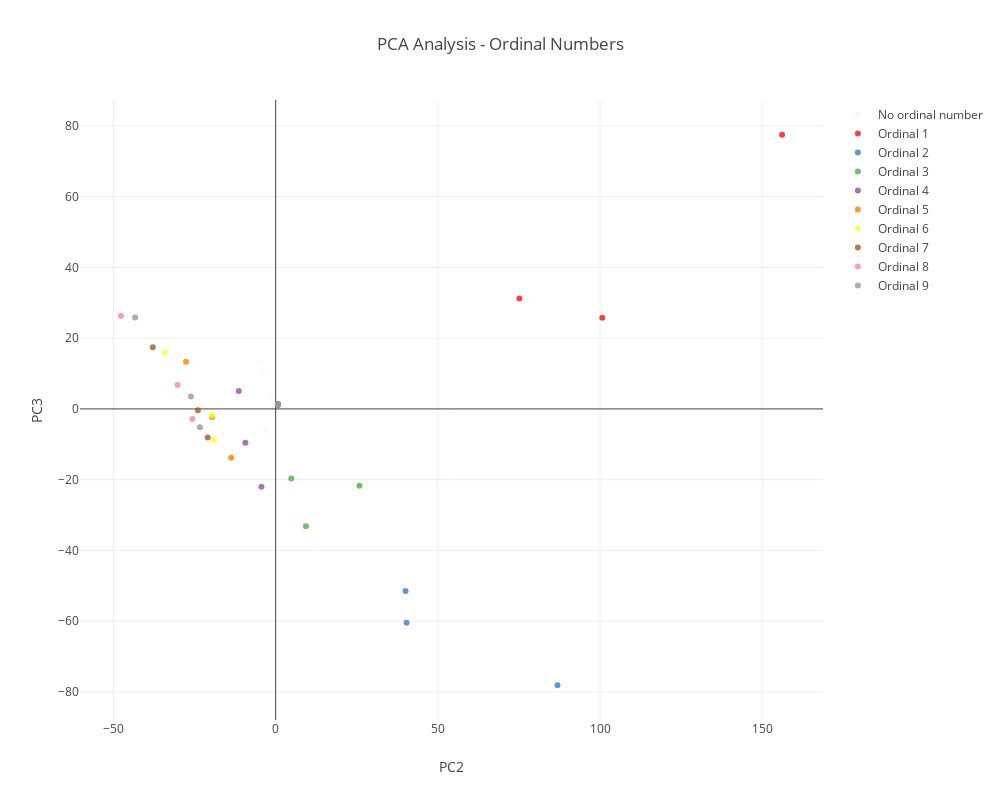

Notebook code cell kept with this figure:
### Code cell
plot_pca_numbers_before_of_plotly(
    pca_df_custom, pca_path, fs_splitting_cluster, save_figs
)

### Figure 1 — Plotly figure (JSON) as saved in the notebook; plotly's stock layout.template omitted (floating-point values rounded to 4 significant figures)
{"data": [{"hovertemplate": "PC2: %{x}<br>PC3: %{y}<br>Context: %{text}<extra></extra>", "marker": {"color": "lightgrey", "opacity": 0.1}, "mode": "markers", "name": "No ordinal number", "text": ["|<bos>|The Zeroeth Circuit continued by pointing out that", "<bos>The Zero|eth| Circuit continued by pointing out that", "|<bos>|He is my zeroeth nephew<pad><pad>", "<bos>He is my zero|eth| nephew<pad><pad>", "|<bos>|Handbook of Optics, Zeroeth Edition", "<bos>Handbook of Optics, Zero|eth| Edition", "<bos>Handbook of Optics, Zeroeth| Edition|"], "type": "scatter", "x": [0.7189, -4.696, 0.7189, -3.923, 0.7189, -1.595, -3.085], "y": [1.227, 13.3, 1.227, 9.951, 1.227, 3.14, -5.997]}, {"hovertemplate": "PC2: %{x}<br>PC3: %{y}<br>Ordinal: 1<br>Context: %{text}<extra></extra>", "marker": {"color": "rgb(228,26,28)", "opacity": 0.8}, "mode": "markers", "name": "Ordinal 1", "text": ["|<bos>|The First Circuit continued by pointing out that<pad>", "<bos>The| First| Circuit continued by pointing out that<pad>", "|<bos>|He is my first nephew<pad><pad><pad>", "<bos>He is my| first| nephew<pad><pad><pad>", "|<bos>|Handbook of Optics, First Edition<pad>", "<bos>Handbook of Optics,| First| Edition<pad>"], "type": "scatter", "x": [0.7189, 156.1, 0.7189, 75.14, 0.7189, 100.7], "y": [1.227, 77.5, 1.227, 31.2, 1.227, 25.79]}, {"hovertemplate": "PC2: %{x}<br>PC3: %{y}<br>Ordinal: 2<br>Context: %{text}<extra></extra>", "marker": {"color": "rgb(55,126,184)", "opacity": 0.8}, "mode": "markers", "name": "Ordinal 2", "text": ["|<bos>|The Second Circuit continued by pointing out that<pad>", "<bos>The| Second| Circuit continued by pointing out that<pad>", "|<bos>|He is my second nephew<pad><pad><pad>", "<bos>He is my| second| nephew<pad><pad><pad>", "|<bos>|Handbook of Optics, Second Edition<pad>", "<bos>Handbook of Optics,| Second| Edition<pad>"], "type": "scatter", "x": [0.7189, 86.89, 0.7189, 40.36, 0.7189, 40.03], "y": [1.227, -78.11, 1.227, -60.46, 1.227, -51.49]}, {"hovertemplate": "PC2: %{x}<br>PC3: %{y}<br>Ordinal: 3<br>Context: %{text}<extra></extra>", "marker": {"color": "rgb(77,175,74)", "opacity": 0.8}, "mode": "markers", "name": "Ordinal 3", "text": ["|<bos>|The Third Circuit continued by pointing out that<pad>", "<bos>The| Third| Circuit continued by pointing out that<pad>", "|<bos>|He is my third nephew<pad><pad><pad>", "<bos>He is my| third| nephew<pad><pad><pad>", "|<bos>|Handbook of Optics, Third Edition<pad>", "<bos>Handbook of Optics,| Third| Edition<pad>"], "type": "scatter", "x": [0.7189, 25.83, 0.7189, 9.332, 0.7189, 4.787], "y": [1.227, -21.69, 1.227, -33.13, 1.227, -19.7]}, {"hovertemplate": "PC2: %{x}<br>PC3: %{y}<br>Ordinal: 4<br>Context: %{text}<extra></extra>", "marker": {"color": "rgb(152,78,163)", "opacity": 0.8}, "mode": "markers", "name": "Ordinal 4", "text": ["|<bos>|The Fourth Circuit continued by pointing out that<pad>", "<bos>The| Fourth| Circuit continued by pointing out that<pad>", "|<bos>|He is my fourth nephew<pad><pad><pad>", "<bos>He is my| fourth| nephew<pad><pad><pad>", "|<bos>|Handbook of Optics, Fourth Edition<pad>", "<bos>Handbook of Optics,| Fourth| Edition<pad>"], "type": "scatter", "x": [0.7189, -11.37, 0.7189, -4.4, 0.7189, -9.33], "y": [1.227, 5.057, 1.227, -22.03, 1.227, -9.531]}, {"hovertemplate": "PC2: %{x}<br>PC3: %{y}<br>Ordinal: 5<br>Context: %{text}<extra></extra>", "marker": {"color": "rgb(255,127,0)", "opacity": 0.8}, "mode": "markers", "name": "Ordinal 5", "text": ["|<bos>|The Fifth Circuit continued by pointing out that<pad>", "<bos>The| Fifth| Circuit continued by pointing out that<pad>", "|<bos>|He is my fifth nephew<pad><pad><pad>", "<bos>He is my| fifth| nephew<pad><pad><pad>", "|<bos>|Handbook of Optics, Fifth Edition<pad>", "<bos>Handbook of Optics,| Fifth| Edition<pad>"], "type": "scatter", "x": [0.7189, -27.64, 0.7189, -13.71, 0.7189, -19.54], "y": [1.227, 13.31, 1.227, -13.82, 1.227, -2.311]}, {"hovertemplate": "PC2: %{x}<br>PC3: %{y}<br>Ordinal: 6<br>Context: %{text}<extra></extra>", "marker": {"color": "rgb(255,255,51)", "opacity": 0.8}, "mode": "markers", "name": "Ordinal 6", "text": ["|<bos>|The Sixth Circuit continued by pointing out that<pad>", "<bos>The| Sixth| Circuit continued by pointing out that<pad>", "|<bos>|He is my sixth nephew<pad><pad><pad>", "<bos>He is my| sixth| nephew<pad><pad><pad>", "|<bos>|Handbook of Optics, Sixth Edition<pad>", "<bos>Handbook of Optics,| Sixth| Edition<pad>"], "type": "scatter", "x": [0.7189, -34.13, 0.7189, -19.02, 0.7189, -19.54], "y": [1.227, 15.94, 1.227, -8.786, 1.227, -1.782]}, {"hovertemplate": "PC2: %{x}<br>PC3: %{y}<br>Ordinal: 7<br>Context: %{text}<extra></extra>", "marker": {"color": "rgb(166,86,40)", "opacity": 0.8}, "mode": "markers", "name": "Ordinal 7", "text": ["|<bos>|The Seventh Circuit continued by pointing out that<pad>", "<bos>The| Seventh| Circuit continued by pointing out that<pad>", "|<bos>|He is my seventh nephew<pad><pad><pad>", "<bos>He is my| seventh| nephew<pad><pad><pad>", "|<bos>|Handbook of Optics, Seventh Edition<pad>", "<bos>Handbook of Optics,| Seventh| Edition<pad>"], "type": "scatter", "x": [0.7189, -37.88, 0.7189, -20.96, 0.7189, -23.98], "y": [1.227, 17.45, 1.227, -8.063, 1.227, -0.4002]}, {"hovertemplate": "PC2: %{x}<br>PC3: %{y}<br>Ordinal: 8<br>Context: %{text}<extra></extra>", "marker": {"color": "rgb(247,129,191)", "opacity": 0.8}, "mode": "markers", "name": "Ordinal 8", "text": ["|<bos>|The Eighth Circuit continued by pointing out that<pad>", "<bos>The| Eighth| Circuit continued by pointing out that<pad>", "|<bos>|He is my eighth nephew<pad><pad><pad>", "<bos>He is my| eighth| nephew<pad><pad><pad>", "|<bos>|Handbook of Optics, Eighth Edition", "<bos>Handbook of Optics,| Eighth| Edition"], "type": "scatter", "x": [0.7189, -47.72, 0.7189, -25.7, 0.7189, -30.26], "y": [1.227, 26.33, 1.227, -2.847, 1.227, 6.744]}, {"hovertemplate": "PC2: %{x}<br>PC3: %{y}<br>Ordinal: 9<br>Context: %{text}<extra></extra>", "marker": {"color": "rgb(153,153,153)", "opacity": 0.8}, "mode": "markers", "name": "Ordinal 9", "text": ["|<bos>|The Ninth Circuit continued by pointing out that<pad>", "<bos>The| Ninth| Circuit continued by pointing out that<pad>", "|<bos>|He is my ninth nephew<pad><pad>", "<bos>He is my| ninth| nephew<pad><pad>", "|<bos>|Handbook of Optics, Ninth Edition", "<bos>Handbook of Optics,| Ninth| Edition"], "type": "scatter", "x": [0.7189, -43.33, 0.7189, -23.34, 0.7189, -26.12], "y": [1.227, 25.83, 1.227, -5.201, 1.227, 3.531]}], "layout": {"height": 800, "showlegend": true, "title": {"text": "PCA Analysis - Ordinal Numbers"}, "width": 1000, "xaxis": {"title": {"text": "PC2"}}, "yaxis": {"title": {"text": "PC3"}}}}
